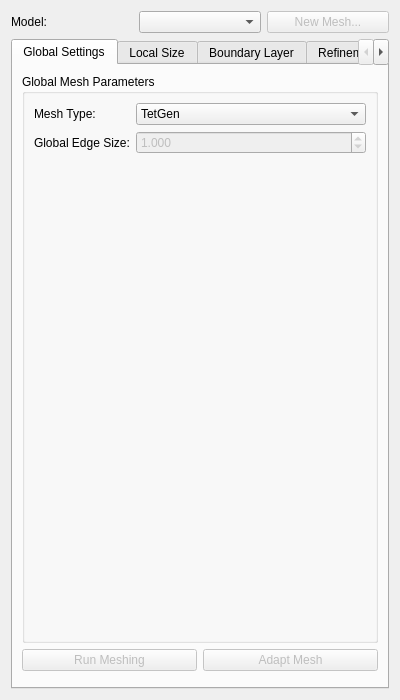
<?xml version="1.0" encoding="UTF-8"?>
<ui version="4.0">
 <class>xq_GridGenerationView</class>
 <widget class="QWidget" name="xq_GridGenerationView">
  <property name="geometry">
   <rect><x>0</x><y>0</y><width>400</width><height>700</height></rect>
  </property>
  <layout class="QVBoxLayout" name="mainLayout">
   <!-- Model selector -->
   <item>
    <layout class="QHBoxLayout" name="selectorLayout">
     <item>
      <widget class="QLabel" name="lblModel">
       <property name="text"><string>Model:</string></property>
      </widget>
     </item>
     <item>
      <widget class="QComboBox" name="comboModelSelector"/>
     </item>
     <item>
      <widget class="QPushButton" name="btnCreateMesh">
       <property name="text"><string>New Mesh...</string></property>
       <property name="enabled"><bool>false</bool></property>
      </widget>
     </item>
    </layout>
   </item>

   <!-- Tabs -->
   <item>
    <widget class="QTabWidget" name="tabMeshing">

     <!-- Global Settings Tab -->
     <widget class="QWidget" name="tabGlobal">
      <attribute name="title"><string>Global Settings</string></attribute>
      <layout class="QVBoxLayout" name="globalLayout">
       <item>
        <widget class="QGroupBox" name="grpGlobalParams">
         <property name="title"><string>Global Mesh Parameters</string></property>
         <layout class="QFormLayout" name="globalFormLayout">
          <item row="0" column="0">
           <widget class="QLabel" name="lblMeshType">
            <property name="text"><string>Mesh Type:</string></property>
           </widget>
          </item>
          <item row="0" column="1">
           <widget class="QComboBox" name="comboMeshType">
            <item><property name="text"><string>TetGen</string></property></item>
           </widget>
          </item>
          <item row="1" column="0">
           <widget class="QLabel" name="lblGlobalEdge">
            <property name="text"><string>Global Edge Size:</string></property>
           </widget>
          </item>
          <item row="1" column="1">
           <widget class="QDoubleSpinBox" name="spinGlobalEdgeSize">
            <property name="minimum"><double>0.001</double></property>
            <property name="maximum"><double>1000.0</double></property>
            <property name="value"><double>1.0</double></property>
            <property name="singleStep"><double>0.1</double></property>
            <property name="decimals"><number>3</number></property>
            <property name="enabled"><bool>false</bool></property>
           </widget>
          </item>
         </layout>
        </widget>
       </item>
       <item>
        <layout class="QHBoxLayout" name="runLayout">
         <item>
          <widget class="QPushButton" name="btnRunMeshing">
           <property name="text"><string>Run Meshing</string></property>
           <property name="enabled"><bool>false</bool></property>
          </widget>
         </item>
         <item>
          <widget class="QPushButton" name="btnAdaptMesh">
           <property name="text"><string>Adapt Mesh</string></property>
           <property name="enabled"><bool>false</bool></property>
          </widget>
         </item>
        </layout>
       </item>
       <item>
        <spacer name="globalSpacer">
         <property name="orientation"><enum>Qt::Vertical</enum></property>
        </spacer>
       </item>
      </layout>
     </widget>

     <!-- Local Size Tab -->
     <widget class="QWidget" name="tabLocal">
      <attribute name="title"><string>Local Size</string></attribute>
      <layout class="QVBoxLayout" name="localLayout">
       <item>
        <widget class="QTableWidget" name="tableLocalSize">
         <property name="minimumHeight"><number>150</number></property>
        </widget>
       </item>
       <item>
        <layout class="QHBoxLayout" name="localBtnLayout">
         <item>
          <widget class="QPushButton" name="btnAddLocalSize">
           <property name="text"><string>Add</string></property>
           <property name="enabled"><bool>false</bool></property>
          </widget>
         </item>
         <item>
          <widget class="QPushButton" name="btnRemoveLocalSize">
           <property name="text"><string>Remove</string></property>
          </widget>
         </item>
         <item>
          <spacer name="localBtnSpacer">
           <property name="orientation"><enum>Qt::Horizontal</enum></property>
          </spacer>
         </item>
        </layout>
       </item>
      </layout>
     </widget>

     <!-- Boundary Layer Tab -->
     <widget class="QWidget" name="tabBoundaryLayer">
      <attribute name="title"><string>Boundary Layer</string></attribute>
      <layout class="QVBoxLayout" name="blLayout">
       <item>
        <widget class="QCheckBox" name="chkBoundaryLayer">
         <property name="text"><string>Enable Boundary Layer Mesh</string></property>
        </widget>
       </item>
       <item>
        <widget class="QGroupBox" name="grpBLParams">
         <property name="title"><string>Boundary Layer Parameters</string></property>
         <property name="enabled"><bool>false</bool></property>
         <layout class="QFormLayout" name="blFormLayout">
          <item row="0" column="0">
           <widget class="QLabel" name="lblBLLayers">
            <property name="text"><string>Number of Layers:</string></property>
           </widget>
          </item>
          <item row="0" column="1">
           <widget class="QSpinBox" name="spinBLLayers">
            <property name="minimum"><number>1</number></property>
            <property name="maximum"><number>20</number></property>
            <property name="value"><number>4</number></property>
           </widget>
          </item>
          <item row="1" column="0">
           <widget class="QLabel" name="lblBLFirstHeight">
            <property name="text"><string>First Layer Height:</string></property>
           </widget>
          </item>
          <item row="1" column="1">
           <widget class="QDoubleSpinBox" name="spinBLFirstHeight">
            <property name="minimum"><double>0.001</double></property>
            <property name="maximum"><double>10.0</double></property>
            <property name="value"><double>0.1</double></property>
            <property name="singleStep"><double>0.01</double></property>
            <property name="decimals"><number>4</number></property>
           </widget>
          </item>
          <item row="2" column="0">
           <widget class="QLabel" name="lblBLGrowthRate">
            <property name="text"><string>Growth Rate:</string></property>
           </widget>
          </item>
          <item row="2" column="1">
           <widget class="QDoubleSpinBox" name="spinBLGrowthRate">
            <property name="minimum"><double>1.0</double></property>
            <property name="maximum"><double>5.0</double></property>
            <property name="value"><double>1.2</double></property>
            <property name="singleStep"><double>0.1</double></property>
            <property name="decimals"><number>2</number></property>
           </widget>
          </item>
          <item row="3" column="0" colspan="2">
           <widget class="QCheckBox" name="chkBLDirectionInward">
            <property name="text"><string>Direction Inward</string></property>
            <property name="checked"><bool>true</bool></property>
           </widget>
          </item>
         </layout>
        </widget>
       </item>
       <item>
        <widget class="QPushButton" name="btnPreviewBL">
         <property name="text"><string>Preview Boundary Layer</string></property>
         <property name="enabled"><bool>false</bool></property>
        </widget>
       </item>
       <item>
        <widget class="QLabel" name="lblBLStatus">
         <property name="text"><string></string></property>
        </widget>
       </item>
       <item>
        <spacer name="blSpacer">
         <property name="orientation"><enum>Qt::Vertical</enum></property>
        </spacer>
       </item>
      </layout>
     </widget>

     <!-- Refinement Regions Tab -->
     <widget class="QWidget" name="tabRefinementRegions">
      <attribute name="title"><string>Refinement Regions</string></attribute>
      <layout class="QVBoxLayout" name="refRegionLayout">
       <item>
        <widget class="QTableWidget" name="tableRefinementRegions">
         <property name="minimumHeight"><number>150</number></property>
        </widget>
       </item>
       <item>
        <layout class="QHBoxLayout" name="refBtnLayout">
         <item>
          <widget class="QPushButton" name="btnAddSphereRegion">
           <property name="text"><string>Add Sphere</string></property>
          </widget>
         </item>
         <item>
          <widget class="QPushButton" name="btnAddCylinderRegion">
           <property name="text"><string>Add Cylinder</string></property>
          </widget>
         </item>
         <item>
          <widget class="QPushButton" name="btnRemoveRegion">
           <property name="text"><string>Remove Selected</string></property>
          </widget>
         </item>
        </layout>
       </item>
       <item>
        <widget class="QPushButton" name="btnVisualizeRegions">
         <property name="text"><string>Visualize Regions</string></property>
        </widget>
       </item>
       <item>
        <widget class="QLabel" name="lblRegionCount">
         <property name="text"><string>0 refinement regions defined</string></property>
        </widget>
       </item>
       <item>
        <spacer name="refRegionSpacer">
         <property name="orientation"><enum>Qt::Vertical</enum></property>
        </spacer>
       </item>
      </layout>
     </widget>

     <!-- Advanced Tab -->
     <widget class="QWidget" name="tabAdvanced">
      <attribute name="title"><string>Advanced</string></attribute>
      <layout class="QVBoxLayout" name="advLayout">
       <item>
        <widget class="QGroupBox" name="grpStatistics">
         <property name="title"><string>Mesh Statistics</string></property>
         <layout class="QVBoxLayout" name="statsLayout">
          <item>
           <widget class="QLabel" name="lblNumElements">
            <property name="text"><string>Elements: --</string></property>
           </widget>
          </item>
          <item>
           <widget class="QLabel" name="lblNumNodes">
            <property name="text"><string>Nodes: --</string></property>
           </widget>
          </item>
          <item>
           <widget class="QLabel" name="lblQuality">
            <property name="text"><string>Quality: --</string></property>
           </widget>
          </item>
          <item>
           <widget class="QPushButton" name="btnQualityReport">
            <property name="text"><string>Quality Report</string></property>
            <property name="toolTip"><string>Show detailed mesh quality metrics</string></property>
           </widget>
          </item>
          <item>
           <widget class="QPushButton" name="btnExportMesh">
            <property name="text"><string>Export Mesh</string></property>
            <property name="toolTip"><string>Export mesh to STL, VTK, or VTP file</string></property>
           </widget>
          </item>
         </layout>
        </widget>
       </item>
       <item>
        <spacer name="advSpacer">
         <property name="orientation"><enum>Qt::Vertical</enum></property>
        </spacer>
       </item>
      </layout>
     </widget>

    </widget>
   </item>
  </layout>
 </widget>
</ui>
